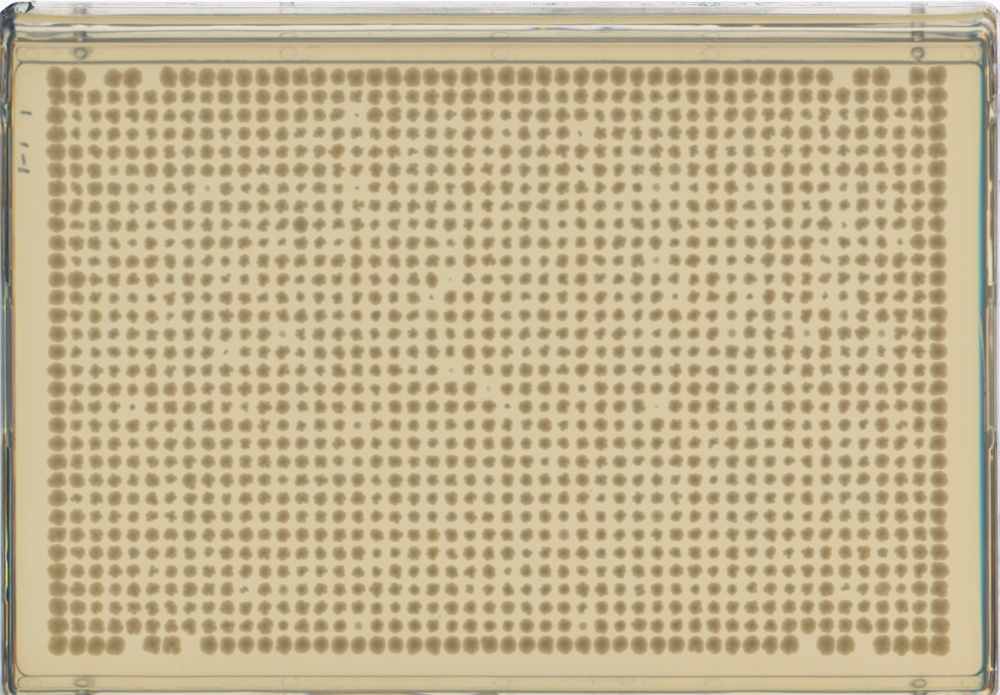
#> input picture clive/analysis/image/sample/plate.jpg, 1000 x 695 px, shrunk from 1900 x 1320 before the run
$ python clip_layout.py ../analysis/image/sample/plate.jpg   (Python 2 division)
#> lines starting #> are read from the running program, lines starting #| are printed output that depends on the picture
### clive/core/conf.py
#!/usr/bin/env python2
# -*- coding:utf-8 -*-


"""
Configuration manager

"""

import os
from os.path import expanduser
import ConfigParser

path = os.path.dirname(os.path.abspath(__file__))
fpath = path + '/../../colonylive.cfg'
#home = expanduser("~")
#fpath = home + '/colonylive/colonylive.cfg'

cfg = ConfigParser.SafeConfigParser()


class Configure():
    """
    colonyliveの設定を読み込む

    """

    def __init__(self):
        self.load()

    def __getitem__(self, key):
        return self.__dict__[key]

    def __setitem__(self, key, value):
        self.__dict__[key] = value

    def __repr__(self):
        return str(self.__dict__)

    def load(self):
        cfg.read(fpath)
        for section in cfg.sections():
            for option in cfg.options(section):
                key = (section, option)
                value = cfg.get(section, option)
                self.__dict__[key] = value

    # [55 lines left out: functions update, check, set_default, not called in this run]


# [2 lines that do not run on import are left out]

### clive/setup/clip_layout.py
"""
setup scan layout

"""

import sys
import math
import cv2
import numpy as np
import matplotlib.pylab as plt
from matplotlib import interactive
interactive(True)

from clive.core.conf import Configure
cfg = Configure()

def layout_setup(fpath):
#> called with fpath = '../analysis/image/sample/plate.jpg'
    ary = cv2.imread(fpath)
#> ary is the input picture: shape (695, 1000, 3); mean B, G, R 144.1, 179.2, 194.3
    contours = get_red_contours(ary)
    n_plates = len(contours)
    print "Detected plate number:", n_plates
    while True:
        ans = raw_input("Correct? [yes, no]: ")
        if ans == "yes":
            break
        if ans == "no":
            quit("Please check layout image")
    print "-----------------"

    selects = ['top', 'left', 'right', 'bottom']
    sel2num_rot = {
        'top':0,
        'right':1,
        'bottom':2,
        'left':3
    }
    plt.imshow(ary)
    print "Which direction is the upper side of plate?"
    while True:
        ans = raw_input("%s: " % selects)
        if ans in selects:
            num_rot = sel2num_rot[ans]
            break
    print "-----------------"

    posids = set(range(1,n_plates+1))
    cfg[('scanlayout','number')] = str(n_plates)
    for contour in contours:
        tary = ary.copy()
        xy_center = get_center(contour)
        xy_corners = get_corners(contour)
        deg = get_adj_degree(xy_corners)

        xypos = tuple(map(int,xy_center))
        cv2.circle(tary, xypos, 50, (255,0,0), -1)
        plt.imshow(tary)
        while True:
            ans = raw_input("Input position ID  %s: " % list(posids))
            try:
                posid = int(ans)
            except:
                continue
            if posid in posids:
                posids.remove(posid)
                break
        tmp = ["-".join(map(str,i))
                for i in xy_corners]
        xy_corners_str = "/".join(tmp)
        layout = "|".join(map(str,
            [xy_corners_str, num_rot, deg]))
        print layout
        cfg[('scanlayout','%d'%posid)] = layout
    cfg.update()
    print "-----------------"


def get_red_contours(ary):
    # get RED channel specific value
    tmp = np.array(ary,dtype=int)
    tary = tmp[:,:,2]-tmp[:,:,1]-tmp[:,:,0]
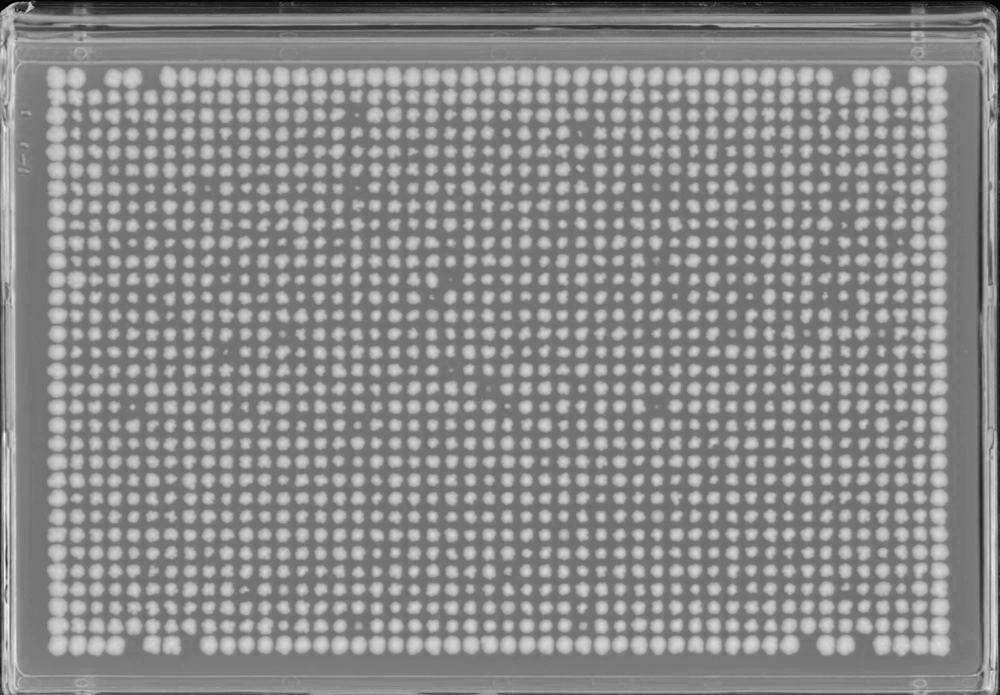
#> tary: shape (695, 1000) int64; min -259, max -21, mean -129.1; drawn with min black and max white
    tary[tary!=255] = 0
#> tary: shape (695, 1000) int64; every value is 0
    tary = np.array(tary,dtype=np.uint8)
#> tary: shape (695, 1000); every value is 0

    # find contours
    t, bary = cv2.threshold(
        tary, 230, 255, cv2.THRESH_BINARY)
    contours, hie = cv2.findContours(
        bary, cv2.RETR_EXTERNAL, cv2.CHAIN_APPROX_NONE)
#> contours = []; hie = None
    return contours


# [53 lines left out: functions get_center, get_corners, get_adj_degree, not called in this run]


if __name__ == "__main__":
    argvs = sys.argv
    if len(argvs) != 2:
        quit("%s [layout image file]" % argvs[0])
    fpath = argvs[1]
    layout_setup(fpath)
#> in layout_setup, `contours = get_red_contours(ary)`: contours = []
#> in layout_setup, `n_plates = len(contours)`: n_plates = 0
#| Detected plate number: 0
#> the loop in layout_setup, `while True:` made 7 passes; the answer given on pass 1: y
#> (the run stopped early here; a loop or call above may not have finished)
